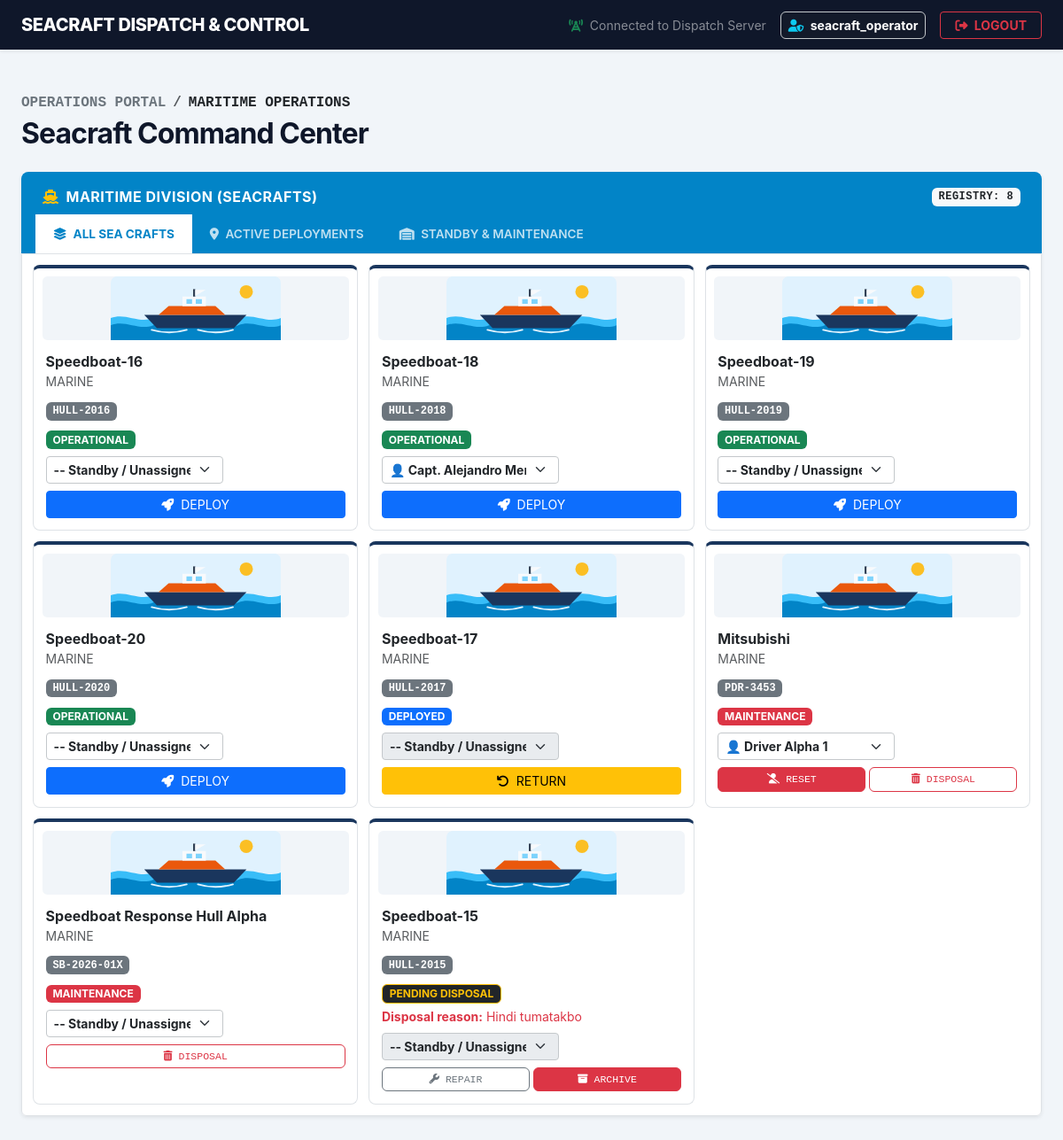
Page /maritime/dispatch/ (signed in) on the earlier database version.
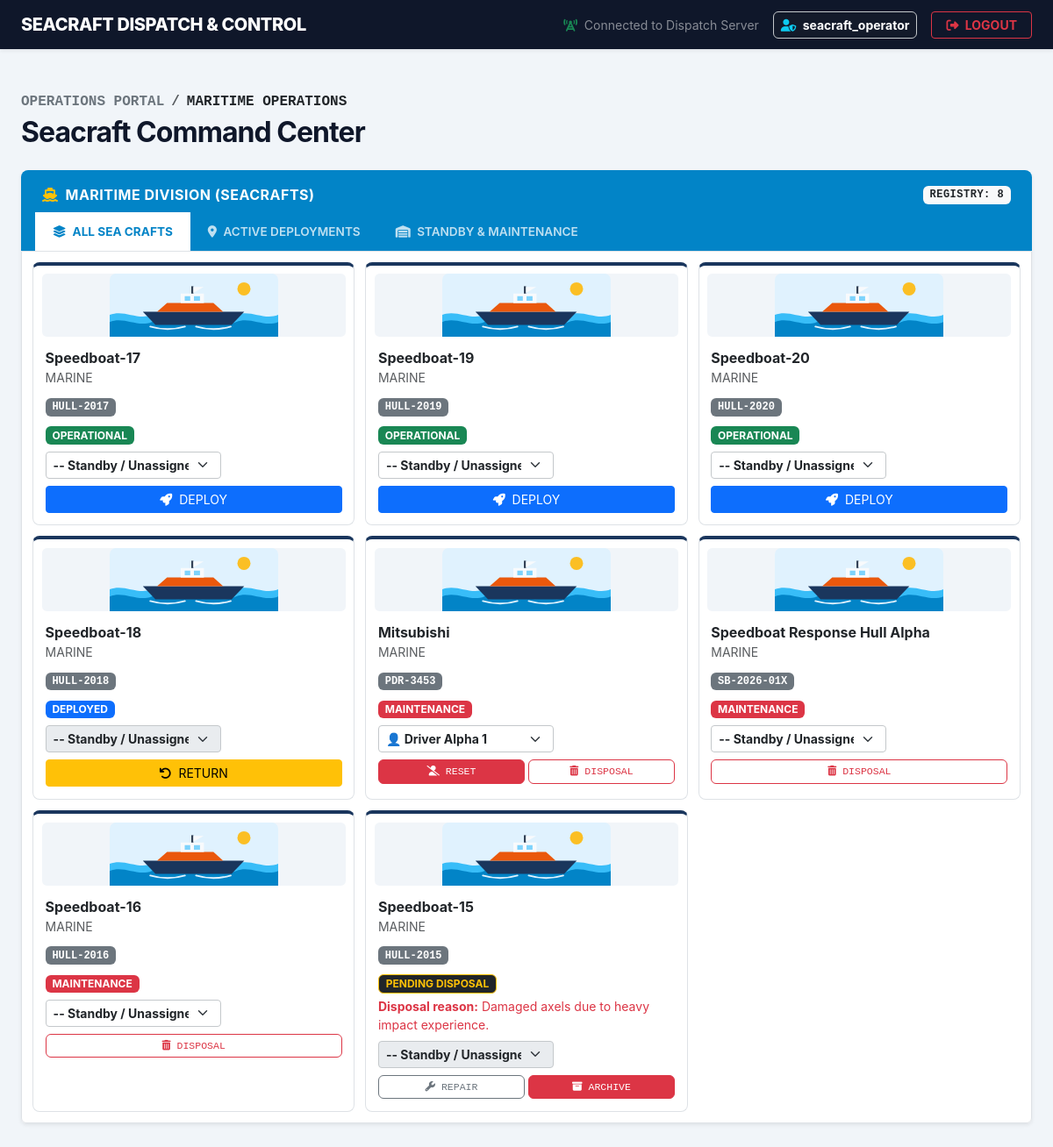
Same page on the later database version.
### fleet/models.py (models this page shows, shortened)
class Vehicle(models.Model):
    STATUS_CHOICES = [
        ('OPERATIONAL', 'Operational'),
        ('MAINTENANCE', 'Maintenance'),
        ('DEPLOYED', 'Deployed'),
    ]
    model_name = models.CharField(max_length=100)
    plate_number = models.CharField(max_length=50, unique=True)
    vehicle_type = models.ForeignKey(VehicleType, on_delete=models.CASCADE)
    status = models.CharField(
        max_length=50,
        choices=STATUS_CHOICES,
        default='OPERATIONAL'
    )
    assigned_driver = models.ForeignKey(
        Driver,
        on_delete=models.SET_NULL,
        null=True,
        blank=True,
        related_name='vehicles'
    )

class VehicleType(models.Model):
    name = models.CharField(max_length=50, unique=True)

### fleet/views.py (the view, shortened to what this page needs)
# urls.py: path('maritime/dispatch/', views.seacraft_dispatch_view, name='seacraft_dispatch'),
@login_required
def seacraft_dispatch_view(request):
    user = request.user
    is_authorized = (
        user.is_superuser
        or user.groups.filter(name="Seacraft Dispatch").exists()
        or any(x in user.username.lower() for x in ["sea", "maritime"])
    )
    if not is_authorized:
        messages.error(
            request, "Access restricted to authorized Maritime Dispatchers."
        )
        return redirect("homepage")
    busy_driver_ids = Vehicle.objects.filter(
        status="DEPLOYED", assigned_driver__isnull=False
    ).values_list("assigned_driver_id", flat=True)
    available_drivers = Driver.objects.filter(
        is_active=True,
        license_number__startswith="MAR-"
    ).exclude(
        id__in=busy_driver_ids
    )
    sea_crafts = (
        Vehicle.objects.filter(
            Q(vehicle_type__name__iexact="marine")
            | Q(vehicle_type__name__iexact="maritime")
        )
        .exclude(status__in=["ARCHIVED", "DISPOSED"])
        .select_related("vehicle_type", "assigned_driver")
        .order_by(
            Case(
                When(status="OPERATIONAL", then=Value(1)),
                When(status="DEPLOYED", then=Value(2)),
                When(status="MAINTENANCE", then=Value(3)),
                When(status="PENDING_DISPOSAL", then=Value(4)),
                default=Value(5),
                output_field=IntegerField(),
            ),
            "model_name",
        )
    )
    sea_crafts = add_disposal_reasons(sea_crafts)
    return render(
        request,
        "fleet/seacraft_dispatch.html",
        {"sea_crafts": sea_crafts, "drivers": available_drivers},
    )

### fleet/templates/fleet/seacraft_dispatch.html (shortened to what this page needs)
{% load static %}
<!DOCTYPE html>
<html lang="en">
<head>
    <link href="https://cdn.jsdelivr.net/npm/bootstrap@5.3.0/dist/css/bootstrap.min.css" rel="stylesheet">
    <link rel="stylesheet" href="https://cdnjs.cloudflare.com/ajax/libs/font-awesome/6.4.0/css/all.min.css">
    <link rel="stylesheet" href="{% static 'fleet/css/asset_grid.css' %}">
</head>
<body>
    <nav class="navbar navbar-expand-lg shadow-sm sticky-top" style="background-color: var(--brand-blue);">
        <div class="container-fluid px-4">
            <a class="navbar-brand navbar-brand-custom d-flex align-items-center" href="#">
                SEACRAFT DISPATCH & CONTROL
            </a>
            <div class="d-flex align-items-center gap-3">
    <span class="text-white-50 small d-none d-md-inline">
        <i class="fa-solid fa-tower-cell text-success me-1"></i> Connected to Dispatch Server
    </span>
    {% if user.is_authenticated %}
    <span class="text-white small fw-bold bg-dark bg-opacity-25 px-2 py-1 rounded-2 border border-secondary-subtle">
        <i class="fa-solid fa-user-shield text-info me-1"></i> {{ user.username }}
    </span>
    {% endif %}
    <button type="button" class="btn btn-sm btn-outline-danger px-3 text-uppercase fw-bold" data-bs-toggle="modal" data-bs-target="#logoutModal">
        <i class="fa-solid fa-right-from-bracket me-1"></i> Logout
    </button>
</div>
        </div>
    </nav>
    <main class="container-fluid py-5 px-4" style="max-width: 1600px;">
        <div class="mb-4">
            <nav aria-label="breadcrumb">
                <ol class="breadcrumb mb-1 text-uppercase small font-monospace fw-bold">
                    <li class="breadcrumb-item"><a href="#" class="text-decoration-none text-secondary">Operations Portal</a></li>
                    <li class="breadcrumb-item text-dark active" aria-current="page">Maritime Operations</li>
                </ol>
            </nav>
            <h2 class="fw-bold m-0" style="letter-spacing: -0.03em; color: var(--brand-blue);">Seacraft Command Center</h2>
        </div>
        <div class="card shadow-sm border-0 mb-5">
            <div class="panel-header-custom p-0 border-0" style="background-color: #0284C7;">
                <div class="d-flex justify-content-between align-items-center px-4 pt-3 pb-2">
                    <span><i class="fa-solid fa-ship me-2 text-warning"></i>MARITIME DIVISION (SEACRAFTS)</span>
                    <span class="badge bg-light text-dark font-monospace">REGISTRY: {{ sea_crafts.count }}</span>
                </div>
                <ul class="nav nav-tabs custom-tabs border-0 px-3" id="seacraftTab" role="tablist">
                    <li class="nav-item" role="presentation">
                        <button class="nav-link active" id="all-crafts-tab" data-bs-toggle="tab" data-bs-target="#all-crafts" type="button" role="tab" aria-controls="all-crafts" aria-selected="true"><i class="fa-solid fa-layer-group me-1"></i> All Sea Crafts</button>
                    </li>
                    <li class="nav-item" role="presentation">
                        <button class="nav-link" id="deployed-crafts-tab" data-bs-toggle="tab" data-bs-target="#deployed-crafts" type="button" role="tab" aria-controls="deployed-crafts" aria-selected="false"><i class="fa-solid fa-location-dot me-1"></i> Active Deployments</button>
                    </li>
                    <li class="nav-item" role="presentation">
                        <button class="nav-link" id="standby-crafts-tab" data-bs-toggle="tab" data-bs-target="#standby-crafts" type="button" role="tab" aria-controls="standby-crafts" aria-selected="false"><i class="fa-solid fa-warehouse me-1"></i> Standby & Maintenance</button>
                    </li>
                </ul>
            </div>
            <div class="card-body p-0 border bg-white rounded-bottom table-responsive">
                <div class="tab-content" id="seacraftTabContent">
                    <div class="tab-pane fade show active" id="all-crafts" role="tabpanel" aria-labelledby="all-crafts-tab">
                        <table class="table table-hover align-middle mb-0 asset-grid-table asset-grid-table--sea">
                            <tbody>
                                {% for craft in sea_crafts %}
                                <tr>
                                    <td>
                                        <strong>{{ craft.model_name }}</strong>
                                        <div class="text-muted small">{{ craft.vehicle_type.name }}</div>
                                    </td>
                                    <td><span class="badge bg-secondary font-monospace">{{ craft.plate_number }}</span></td>
                                    <td>
                                        {% if craft.status == 'DEPLOYED' %}
                                            <span class="badge bg-primary">DEPLOYED</span>
                                        {% elif craft.status == 'MAINTENANCE' %}
                                            <span class="badge bg-danger">MAINTENANCE</span>
                                        {% elif craft.status == 'PENDING_DISPOSAL' %}
                                            <span class="badge bg-dark border border-warning text-warning">PENDING DISPOSAL</span>
                                            <div class="small text-danger mt-1">
                                                <strong>Disposal reason:</strong>
                                                {{ craft.disposal_reason|default:"No reason recorded." }}
                                            </div>
                                        {% else %}
                                            <span class="badge bg-success">OPERATIONAL</span>
                                        {% endif %}
                                    </td>
                                    <td>
                                        <form action="{% url 'dashboard_portal:seacraft_dispatch' %}" method="post" class="d-flex gap-2 m-0">
                                            <select name="driver_id"
                                                    class="form-select form-select-sm fw-bold border-secondary-subtle"
                                                    style="max-width: 200px; cursor: pointer;"
                                                    onchange="this.form.submit();"
                                                    {% if craft.status == 'DEPLOYED' or craft.status == 'PENDING_DISPOSAL' %}disabled{% endif %}>
                                                <option value="">-- Standby / Unassigned --</option>
                                                {% if craft.assigned_driver %}
                                                    <option value="{{ craft.assigned_driver.id }}" selected>
                                                        👤 {{ craft.assigned_driver.name }} {% if craft.status == 'DEPLOYED' %}(In Field){% endif %}
                                                    </option>
                                                {% endif %}
                                            </select>
                                        </form>
                                    </td>
                                    <td>
                                        {% if craft.status == 'OPERATIONAL' %}
                                            <form action="{% url 'dashboard_portal:seacraft_dispatch' %}" method="post" class="m-0">
                                                <button type="submit" class="btn btn-sm btn-primary w-100"><i class="fa-solid fa-rocket me-1"></i> DEPLOY</button>
                                            </form>
                                        {% elif craft.status == 'DEPLOYED' %}
                                            <form action="{% url 'dashboard_portal:seacraft_dispatch' %}" method="post" class="m-0">
                                                <button type="submit" class="btn btn-sm btn-warning w-100"><i class="fa-solid fa-arrow-rotate-left me-1"></i> RETURN</button>
                                            </form>
                                        {% elif craft.status == 'MAINTENANCE' %}
                                            <div class="d-flex gap-1">
                                                {% if craft.assigned_driver %}
                                                <form action="{% url 'dashboard_portal:seacraft_dispatch' %}" method="post" class="m-0 w-50">
                                                    <button type="submit" class="btn btn-xs btn-danger w-100 py-1 font-monospace" style="font-size: 0.72rem;"><i class="fa-solid fa-user-slash"></i> RESET</button>
                                                </form>
                                                {% endif %}
                                                <form action="{% url 'dashboard_portal:seacraft_dispatch' %}" method="post" class="m-0 {% if craft.assigned_driver %}w-50{% else %}w-100{% endif %}" onsubmit="return captureDispatchDisposalRemarks(this);">
                                                    <button type="submit" class="btn btn-xs btn-outline-danger w-100 py-1 font-monospace" style="font-size: 0.72rem;"><i class="fa-solid fa-trash-can"></i> DISPOSAL</button>
                                                </form>
                                            </div>
                                        {% elif craft.status == 'PENDING_DISPOSAL' %}
                                            <div class="d-flex gap-1">
                                                <form action="{% url 'dashboard_portal:seacraft_dispatch' %}" method="post" class="m-0 w-50">
                                                    <button type="submit" class="btn btn-xs btn-outline-secondary w-100 py-1 font-monospace" style="font-size: 0.72rem;" title="Decline and return to Under Maintenance"><i class="fa-solid fa-wrench"></i> REPAIR</button>
                                                </form>
                                                <form action="{% url 'dashboard_portal:seacraft_dispatch' %}" method="post" class="m-0 w-50">
                                                    <button type="submit" class="btn btn-xs btn-danger w-100 py-1 font-monospace" style="font-size: 0.72rem;" title="Confirm asset disposal clearance"><i class="fa-solid fa-box-archive"></i> ARCHIVE</button>
                                                </form>
                                            </div>
                                        {% else %}
                                            <button type="button" class="btn btn-sm btn-secondary w-100" disabled><i class="fa-solid fa-ban me-1"></i> LOCKED</button>
                                        {% endif %}
                                    </td>
                                </tr>
                                {% empty %}
                                <tr><td colspan="5" class="text-center py-4 text-muted fw-semibold">No marine operations fleet assets registered in system mapping rows.</td></tr>
                                {% endfor %}
                            </tbody>
                        </table>
                    </div>
                </div>
            </div>
        </div>
    </main>
</body>
</html>

### fleet/static/fleet/css/asset_grid.css (style rules this page uses)
.asset-grid-table { display: block; width: 100%; border-collapse: separate; background: transparent; }
.asset-grid-table tbody { display: grid; grid-template-columns: repeat(auto-fit, minmax(min(100%, 280px), 1fr)); gap: .75rem; padding: .75rem; }
.asset-grid-table tbody tr { display: flex; flex-direction: column; min-width: 0; padding: .6rem; border: 1px solid #dee2e6; border-top: 4px solid #1a365d; border-radius: .5rem; background: #fff; }
.asset-grid-table tbody tr::before { display: block; width: 100%; height: 72px; margin-bottom: .5rem; border-radius: .35rem; background: #f1f5f9 url("../images/land-vehicle.svg") center / contain no-repeat; content: ""; }
.asset-grid-table.asset-grid-table--sea tbody tr::before, .asset-grid-table tbody tr.asset-grid-row--sea::before { background-image: url("../images/seacraft.svg"); }
.asset-grid-table tbody td { display: block; width: 100%; padding: .25rem !important; border: 0 !important; }

### fleet/templates/fleet/seacraft_dispatch.html (style rules this page uses)
:root { --brand-blue: #0f172a; --pdrrmo-blue: #0284C7; --brand-bg: #f1f5f9; --text-main: #0f172a; }
body { background-color: var(--brand-bg); color: var(--text-main); font-family: -apple-system, BlinkMacSystemFont, "Segoe UI", Roboto, sans-serif; }
.navbar-brand-custom { font-weight: 800; letter-spacing: -0.02em; color: #ffffff !important; }
.panel-header-custom { padding: 15px 20px; color: white; font-weight: 700; letter-spacing: 0.5px; border-top-left-radius: 8px; border-top-right-radius: 8px; }
.custom-tabs .nav-link { color: rgba(255, 255, 255, 0.75); font-weight: 600; text-transform: uppercase; font-size: 0.85rem; border: none; padding: 12px 20px; border-radius: 0; transition: all 0.2s ease; }
.custom-tabs .nav-link.active { color: #0284C7 !important; background-color: #ffffff !important; border: none; font-weight: 700; }
.table td { padding: 14px 15px; }

Differences in the rows shown:
changed Vehicle "Speedboat-17": status "DEPLOYED RETURN" → "OPERATIONAL DEPLOY"; moves up the list
changed Vehicle "Speedboat-18": driver_id "👤 Capt. Alejandro Mendoza" → "-- Standby / Unassigned --"; status "OPERATIONAL DEPLOY" → "DEPLOYED RETURN"; moves down the list
changed Vehicle "Speedboat-16": status "OPERATIONAL DEPLOY" → "MAINTENANCE DISPOSAL"; moves down the list
computed for Vehicle "Speedboat-15": disposal_reason "Hindi tumatakbo" → "Damaged axels due to heavy impact experience."
